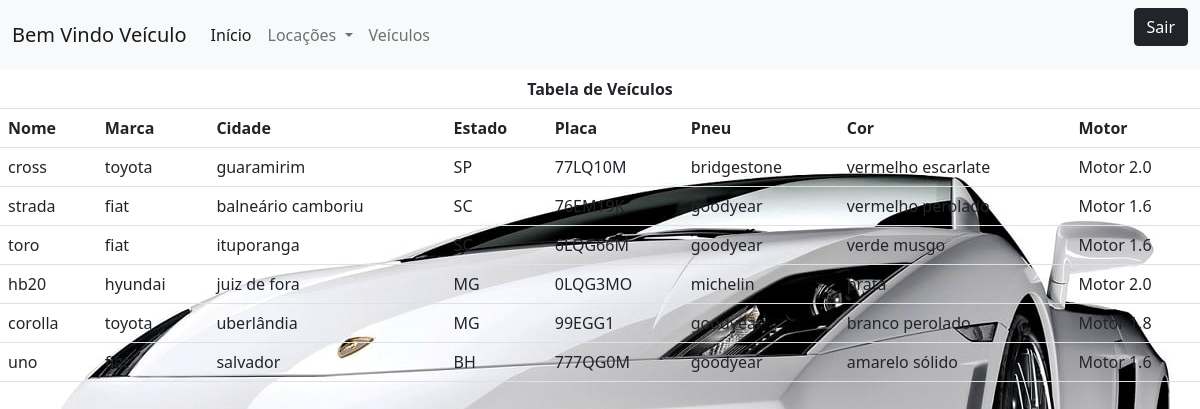
Page /veiculos.php (signed in) on the committed database.
### tables this page shows
CREATE TABLE `veiculo` (
  `vec_codigo` int NOT NULL AUTO_INCREMENT,
  `vec_nome` varchar(45) NOT NULL,
  `vec_marca` varchar(45) NOT NULL,
  `vec_cidade` varchar(45) NOT NULL,
  `vec_estado` varchar(45) NOT NULL,
  `vec_placa` char(7) NOT NULL,
  `vec_pneu` varchar(45) NOT NULL,
  `vec_cor` varchar(45) NOT NULL,
  `vec_motor` varchar(45) NOT NULL,
  PRIMARY KEY (`vec_codigo`)
);

### acoes/acaoListar.php (called while the page is built, shortened)
<?php
require_once 'classes/Veiculo.php';
function listarVeiculos() {
    $conexao = mysqli_connect('localhost', 'root', 'root', 'locacaoveiculos');
    $sql = "SELECT * FROM veiculo;";
    $result = mysqli_query($conexao, $sql);
    $veiculos =[];
    while ($row = mysqli_fetch_array($result)) {
        $veiculo = new Veiculo();
        $veiculo->setCodigo($row['vec_codigo']);
        $veiculo->setNome($row['vec_nome']);
        $veiculo->setMarca($row['vec_marca']);
        $veiculo->setCidade($row['vec_cidade']);
        $veiculo->setEstado($row['vec_estado']);
        $veiculo->setPlaca($row['vec_placa']);
        $veiculo->setPneu($row['vec_pneu']);
        $veiculo->setCor($row['vec_cor']);
        $veiculo->setMotor($row['vec_motor']);
        $veiculos[] = $veiculo;
    }
    return $veiculos;
}

### classes/Veiculo.php (called while the page is built, shortened)
<?php
class Veiculo {
    private $nome;
    private $marca;
    private $cidade;
    private $estado;
    private $placa;
    private $pneu;
    private $cor;
    private $motor;
    public function getNome() {
        return $this->nome;
    }
    public function getMarca() {
        return $this->marca;
    }
    public function getCidade() {
        return $this->cidade;
    }
    public function getEstado() {
        return $this->estado;
    }
    public function getPlaca() {
        return $this->placa;
    }
    public function getPneu() {
        return $this->pneu;
    }
    public function getCor() {
        return $this->cor;
    }
    public function getMotor() {
        return $this->motor;
    }
    public function setNome($nome): void {
        $this->nome = $nome;
    }
    public function setMarca($marca): void {
        $this->marca = $marca;
    }
    public function setCidade($cidade): void {
        $this->cidade = $cidade;
    }
    public function setEstado($estado): void {
        $this->estado = $estado;
    }
    public function setPlaca($placa): void {
        $this->placa = $placa;
    }
    public function setPneu($pneu): void {
        $this->pneu = $pneu;
    }
    public function setCor($cor): void {
        $this->cor = $cor;
    }
    public function setMotor($motor): void {
        $this->motor = $motor;
    }
}

### veiculos.php (the view, shortened to what this page needs)
<?php
    if (isset($_SESSION['perfil'])) {
        $perfil = $_SESSION['perfil'];
    } else {
        session_destroy();
        header("location:login.php");
    }
?>
<html>
    <head>
        <link href="https://cdn.jsdelivr.net/npm/bootstrap@5.0.2/dist/css/bootstrap.min.css" rel="stylesheet">
        <link href="css/style.css" rel="stylesheet">
    </head>
    <body class="<?php echo $perfil ?>">
        <nav class="navbar navbar-expand-lg navbar-light bg-light">
            <div class="container-fluid">
                <a class="navbar-brand" href="index.php">Bem Vindo <?php echo $perfil ?></a>
                <div class="collapse navbar-collapse" id="navbarSupportedContent">
                  <ul class="navbar-nav me-auto mb-2 mb-lg-0">
                    <li class="nav-item">
                      <a class="nav-link active" aria-current="page" href="index.php">Início</a>
                    </li>
                    <li class="nav-item dropdown">
                      <a class="nav-link dropdown-toggle" href="#" id="navbarDropdown" role="button" data-bs-toggle="dropdown" aria-expanded="false">
                        Locações
                      </a>
                    </li>
                    <li class="nav-item">
                      <a class="nav-link" href="veiculos.php">Veículos</a>
                    </li>
                  </ul>
                    <form class="d-flex" action="acoes/acaoLogin.php">
                        <button class="btn btn-dark" name="acao" type="submit" value="logoff">Sair</button>
                    </form>
              </div>
          </div>
        </nav>
        <table class="table table-hover">
            <tr>
                <th colspan="8" style="text-align: center">Tabela de Veículos</th>
            </tr>
            <tr>
                <th>Nome</th>
                <th>Marca</th>
                <th>Cidade</th>
                <th>Estado</th>
                <th>Placa</th>
                <th>Pneu</th>
                <th>Cor</th>
                <th>Motor</th>
            </tr>
            <?php
                require 'acoes/acaoListar.php';
                $veiculos = listarVeiculos();
                foreach ($veiculos as $veiculo) {
                    echo '<tr>';
                    echo    '<td>'.$veiculo->getNome().'</td>';
                    echo    '<td>'.$veiculo->getMarca().'</td>';
                    echo    '<td>'.$veiculo->getCidade().'</td>';
                    echo    '<td>'.$veiculo->getEstado().'</td>';
                    echo    '<td>'.$veiculo->getPlaca().'</td>';
                    echo    '<td>'.$veiculo->getPneu().'</td>';
                    echo    '<td>'.$veiculo->getCor().'</td>';
                    echo    '<td>'.$veiculo->getMotor().'</td>';
                    echo '</tr>';
                }
            ?>
        </table>
  </body>
</html>

### css/style.css (style rules this page uses)
body { background-repeat: no-repeat; background-size: cover; background-position: center right; }
.Veículo { background-image: url('../images/veiculo_bg.jpg'); }

### rows in the picture
veiculo: vec_nome "cross", vec_marca "toyota", vec_cidade "guaramirim", vec_estado "SP", vec_placa "77LQ10M", vec_pneu "bridgestone", vec_cor "vermelho escarlate", vec_motor "Motor 2.0"
veiculo: vec_nome "strada", vec_marca "fiat", vec_cidade "balneário camboriu", vec_estado "SC", vec_placa "76EM19K", vec_pneu "goodyear", vec_cor "vermelho perolado", vec_motor "Motor 1.6"
veiculo: vec_nome "toro", vec_marca "fiat", vec_cidade "ituporanga", vec_estado "SC", vec_placa "6LQG66M", vec_pneu "goodyear", vec_cor "verde musgo", vec_motor "Motor 1.6"
veiculo: vec_nome "hb20", vec_marca "hyundai", vec_cidade "juiz de fora", vec_estado "MG", vec_placa "0LQG3MO", vec_pneu "michelin", vec_cor "prata", vec_motor "Motor 2.0"
veiculo: vec_nome "corolla", vec_marca "toyota", vec_cidade "uberlândia", vec_estado "MG", vec_placa "99EGG1", vec_pneu "goodyear", vec_cor "branco perolado", vec_motor "Motor 1.8"
veiculo: vec_nome "uno", vec_marca "fiat", vec_cidade "salvador", vec_estado "BH", vec_placa "777QG0M", vec_pneu "goodyear", vec_cor "amarelo sólido", vec_motor "Motor 1.6"

### other values in the picture
$perfil "Veículo"
